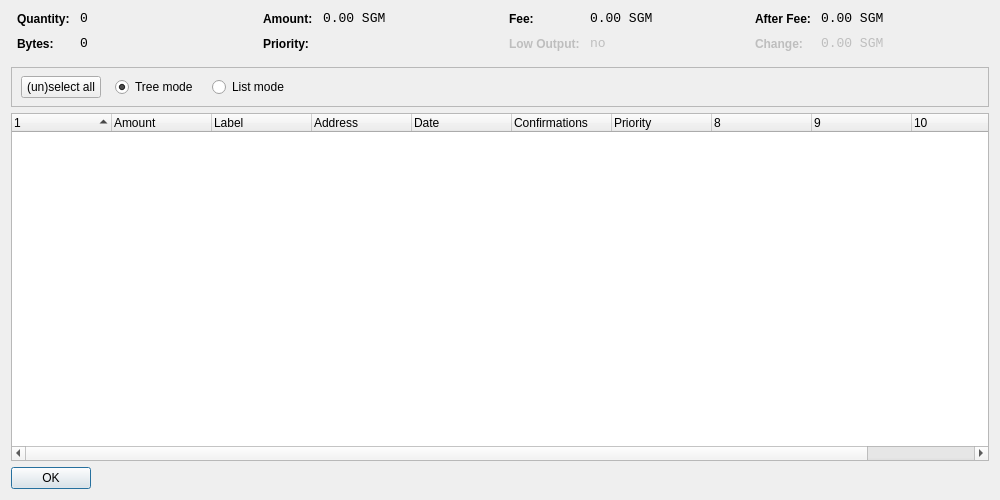
<?xml version="1.0" encoding="UTF-8"?>
<ui version="4.0">
 <class>CoinControlDialog</class>
 <widget class="QDialog" name="CoinControlDialog">
  <property name="geometry">
   <rect>
    <x>0</x>
    <y>0</y>
    <width>1000</width>
    <height>500</height>
   </rect>
  </property>
  <property name="windowTitle">
   <string>Coin Control</string>
  </property>
  <layout class="QVBoxLayout" name="verticalLayout">
   <item>
    <layout class="QHBoxLayout" name="horizontalLayoutTop" stretch="0,0,0,0">
     <property name="topMargin">
      <number>0</number>
     </property>
     <property name="bottomMargin">
      <number>10</number>
     </property>
     <item>
      <layout class="QFormLayout" name="formLayoutCoinControl1">
       <property name="horizontalSpacing">
        <number>10</number>
       </property>
       <property name="verticalSpacing">
        <number>10</number>
       </property>
       <property name="leftMargin">
        <number>6</number>
       </property>
       <property name="rightMargin">
        <number>6</number>
       </property>
       <item row="0" column="0">
        <widget class="QLabel" name="labelCoinControlQuantityText">
         <property name="styleSheet">
          <string notr="true">font-weight:bold;</string>
         </property>
         <property name="text">
          <string>Quantity:</string>
         </property>
        </widget>
       </item>
       <item row="0" column="1">
        <widget class="QLabel" name="labelCoinControlQuantity">
         <property name="font">
          <font>
           <family>Monospace</family>
           <pointsize>10</pointsize>
          </font>
         </property>
         <property name="cursor">
          <cursorShape>IBeamCursor</cursorShape>
         </property>
         <property name="contextMenuPolicy">
          <enum>Qt::ActionsContextMenu</enum>
         </property>
         <property name="text">
          <string notr="true">0</string>
         </property>
         <property name="textInteractionFlags">
          <set>Qt::LinksAccessibleByMouse|Qt::TextSelectableByKeyboard|Qt::TextSelectableByMouse</set>
         </property>
        </widget>
       </item>
       <item row="1" column="0">
        <widget class="QLabel" name="labelCoinControlBytesText">
         <property name="styleSheet">
          <string notr="true">font-weight:bold;</string>
         </property>
         <property name="text">
          <string>Bytes:</string>
         </property>
        </widget>
       </item>
       <item row="1" column="1">
        <widget class="QLabel" name="labelCoinControlBytes">
         <property name="font">
          <font>
           <family>Monospace</family>
           <pointsize>10</pointsize>
          </font>
         </property>
         <property name="cursor">
          <cursorShape>IBeamCursor</cursorShape>
         </property>
         <property name="contextMenuPolicy">
          <enum>Qt::ActionsContextMenu</enum>
         </property>
         <property name="text">
          <string notr="true">0</string>
         </property>
         <property name="textInteractionFlags">
          <set>Qt::LinksAccessibleByMouse|Qt::TextSelectableByKeyboard|Qt::TextSelectableByMouse</set>
         </property>
        </widget>
       </item>
      </layout>
     </item>
     <item>
      <layout class="QFormLayout" name="formLayoutCoinControl2">
       <property name="horizontalSpacing">
        <number>10</number>
       </property>
       <property name="verticalSpacing">
        <number>10</number>
       </property>
       <property name="leftMargin">
        <number>6</number>
       </property>
       <property name="rightMargin">
        <number>6</number>
       </property>
       <item row="0" column="0">
        <widget class="QLabel" name="labelCoinControlAmountText">
         <property name="styleSheet">
          <string notr="true">font-weight:bold;</string>
         </property>
         <property name="text">
          <string>Amount:</string>
         </property>
        </widget>
       </item>
       <item row="0" column="1">
        <widget class="QLabel" name="labelCoinControlAmount">
         <property name="font">
          <font>
           <family>Monospace</family>
           <pointsize>10</pointsize>
          </font>
         </property>
         <property name="cursor">
          <cursorShape>IBeamCursor</cursorShape>
         </property>
         <property name="contextMenuPolicy">
          <enum>Qt::ActionsContextMenu</enum>
         </property>
         <property name="text">
          <string notr="true">0.00 SGM</string>
         </property>
         <property name="textInteractionFlags">
          <set>Qt::LinksAccessibleByMouse|Qt::TextSelectableByKeyboard|Qt::TextSelectableByMouse</set>
         </property>
        </widget>
       </item>
       <item row="1" column="0">
        <widget class="QLabel" name="labelCoinControlPriorityText">
         <property name="styleSheet">
          <string notr="true">font-weight:bold;</string>
         </property>
         <property name="text">
          <string>Priority:</string>
         </property>
        </widget>
       </item>
       <item row="1" column="1">
        <widget class="QLabel" name="labelCoinControlPriority">
         <property name="font">
          <font>
           <family>Monospace</family>
           <pointsize>10</pointsize>
          </font>
         </property>
         <property name="cursor">
          <cursorShape>IBeamCursor</cursorShape>
         </property>
         <property name="contextMenuPolicy">
          <enum>Qt::ActionsContextMenu</enum>
         </property>
         <property name="text">
          <string/>
         </property>
         <property name="textInteractionFlags">
          <set>Qt::LinksAccessibleByMouse|Qt::TextSelectableByKeyboard|Qt::TextSelectableByMouse</set>
         </property>
        </widget>
       </item>
      </layout>
     </item>
     <item>
      <layout class="QFormLayout" name="formLayoutCoinControl3">
       <property name="horizontalSpacing">
        <number>10</number>
       </property>
       <property name="verticalSpacing">
        <number>10</number>
       </property>
       <property name="leftMargin">
        <number>6</number>
       </property>
       <property name="rightMargin">
        <number>6</number>
       </property>
       <item row="0" column="0">
        <widget class="QLabel" name="labelCoinControlFeeText">
         <property name="styleSheet">
          <string notr="true">font-weight:bold;</string>
         </property>
         <property name="text">
          <string>Fee:</string>
         </property>
        </widget>
       </item>
       <item row="0" column="1">
        <widget class="QLabel" name="labelCoinControlFee">
         <property name="font">
          <font>
           <family>Monospace</family>
           <pointsize>10</pointsize>
          </font>
         </property>
         <property name="cursor">
          <cursorShape>IBeamCursor</cursorShape>
         </property>
         <property name="contextMenuPolicy">
          <enum>Qt::ActionsContextMenu</enum>
         </property>
         <property name="text">
          <string notr="true">0.00 SGM</string>
         </property>
         <property name="textInteractionFlags">
          <set>Qt::LinksAccessibleByMouse|Qt::TextSelectableByKeyboard|Qt::TextSelectableByMouse</set>
         </property>
        </widget>
       </item>
       <item row="1" column="0">
        <widget class="QLabel" name="labelCoinControlLowOutputText">
         <property name="enabled">
          <bool>false</bool>
         </property>
         <property name="styleSheet">
          <string notr="true">font-weight:bold;</string>
         </property>
         <property name="text">
          <string>Low Output:</string>
         </property>
        </widget>
       </item>
       <item row="1" column="1">
        <widget class="QLabel" name="labelCoinControlLowOutput">
         <property name="enabled">
          <bool>false</bool>
         </property>
         <property name="font">
          <font>
           <family>Monospace</family>
           <pointsize>10</pointsize>
          </font>
         </property>
         <property name="cursor">
          <cursorShape>IBeamCursor</cursorShape>
         </property>
         <property name="contextMenuPolicy">
          <enum>Qt::ActionsContextMenu</enum>
         </property>
         <property name="text">
          <string notr="true">no</string>
         </property>
         <property name="textInteractionFlags">
          <set>Qt::LinksAccessibleByMouse|Qt::TextSelectableByKeyboard|Qt::TextSelectableByMouse</set>
         </property>
        </widget>
       </item>
      </layout>
     </item>
     <item>
      <layout class="QFormLayout" name="formLayoutCoinControl4">
       <property name="horizontalSpacing">
        <number>10</number>
       </property>
       <property name="verticalSpacing">
        <number>10</number>
       </property>
       <property name="leftMargin">
        <number>6</number>
       </property>
       <property name="rightMargin">
        <number>6</number>
       </property>
       <item row="0" column="0">
        <widget class="QLabel" name="labelCoinControlAfterFeeText">
         <property name="styleSheet">
          <string notr="true">font-weight:bold;</string>
         </property>
         <property name="text">
          <string>After Fee:</string>
         </property>
        </widget>
       </item>
       <item row="0" column="1">
        <widget class="QLabel" name="labelCoinControlAfterFee">
         <property name="font">
          <font>
           <family>Monospace</family>
           <pointsize>10</pointsize>
          </font>
         </property>
         <property name="cursor">
          <cursorShape>IBeamCursor</cursorShape>
         </property>
         <property name="contextMenuPolicy">
          <enum>Qt::ActionsContextMenu</enum>
         </property>
         <property name="text">
          <string notr="true">0.00 SGM</string>
         </property>
         <property name="textInteractionFlags">
          <set>Qt::LinksAccessibleByMouse|Qt::TextSelectableByKeyboard|Qt::TextSelectableByMouse</set>
         </property>
        </widget>
       </item>
       <item row="1" column="0">
        <widget class="QLabel" name="labelCoinControlChangeText">
         <property name="enabled">
          <bool>false</bool>
         </property>
         <property name="styleSheet">
          <string notr="true">font-weight:bold;</string>
         </property>
         <property name="text">
          <string>Change:</string>
         </property>
        </widget>
       </item>
       <item row="1" column="1">
        <widget class="QLabel" name="labelCoinControlChange">
         <property name="enabled">
          <bool>false</bool>
         </property>
         <property name="font">
          <font>
           <family>Monospace</family>
           <pointsize>10</pointsize>
          </font>
         </property>
         <property name="cursor">
          <cursorShape>IBeamCursor</cursorShape>
         </property>
         <property name="contextMenuPolicy">
          <enum>Qt::ActionsContextMenu</enum>
         </property>
         <property name="text">
          <string notr="true">0.00 SGM</string>
         </property>
         <property name="textInteractionFlags">
          <set>Qt::LinksAccessibleByMouse|Qt::TextSelectableByKeyboard|Qt::TextSelectableByMouse</set>
         </property>
        </widget>
       </item>
      </layout>
     </item>
    </layout>
   </item>
   <item>
    <widget class="QFrame" name="frame">
     <property name="minimumSize">
      <size>
       <width>0</width>
       <height>40</height>
      </size>
     </property>
     <property name="frameShape">
      <enum>QFrame::StyledPanel</enum>
     </property>
     <property name="frameShadow">
      <enum>QFrame::Sunken</enum>
     </property>
     <widget class="QWidget" name="horizontalLayoutWidget">
      <property name="geometry">
       <rect>
        <x>10</x>
        <y>0</y>
        <width>781</width>
        <height>41</height>
       </rect>
      </property>
      <layout class="QHBoxLayout" name="horizontalLayoutPanel" stretch="0,0,0,0,0">
       <property name="spacing">
        <number>14</number>
       </property>
       <item>
        <widget class="QPushButton" name="pushButtonSelectAll">
         <property name="sizePolicy">
          <sizepolicy hsizetype="Maximum" vsizetype="Fixed">
           <horstretch>0</horstretch>
           <verstretch>0</verstretch>
          </sizepolicy>
         </property>
         <property name="text">
          <string>(un)select all</string>
         </property>
        </widget>
       </item>
       <item>
        <widget class="QRadioButton" name="radioTreeMode">
         <property name="sizePolicy">
          <sizepolicy hsizetype="Maximum" vsizetype="Fixed">
           <horstretch>0</horstretch>
           <verstretch>0</verstretch>
          </sizepolicy>
         </property>
         <property name="text">
          <string>Tree mode</string>
         </property>
         <property name="checked">
          <bool>true</bool>
         </property>
        </widget>
       </item>
       <item>
        <widget class="QRadioButton" name="radioListMode">
         <property name="sizePolicy">
          <sizepolicy hsizetype="Maximum" vsizetype="Fixed">
           <horstretch>0</horstretch>
           <verstretch>0</verstretch>
          </sizepolicy>
         </property>
         <property name="text">
          <string>List mode</string>
         </property>
        </widget>
       </item>
       <item>
        <spacer name="horizontalSpacer">
         <property name="orientation">
          <enum>Qt::Horizontal</enum>
         </property>
         <property name="sizeHint" stdset="0">
          <size>
           <width>40</width>
           <height>20</height>
          </size>
         </property>
        </spacer>
       </item>
      </layout>
     </widget>
    </widget>
   </item>
   <item>
    <widget class="CoinControlTreeWidget" name="treeWidget">
     <property name="contextMenuPolicy">
      <enum>Qt::CustomContextMenu</enum>
     </property>
     <property name="sortingEnabled">
      <bool>false</bool>
     </property>
     <property name="columnCount">
      <number>11</number>
     </property>
     <attribute name="headerShowSortIndicator" stdset="0">
      <bool>true</bool>
     </attribute>
     <attribute name="headerStretchLastSection">
      <bool>false</bool>
     </attribute>
     <column>
      <property name="text">
       <string/>
      </property>
     </column>
     <column>
      <property name="text">
       <string>Amount</string>
      </property>
     </column>
     <column>
      <property name="text">
       <string>Label</string>
      </property>
     </column>
     <column>
      <property name="text">
       <string>Address</string>
      </property>
     </column>
     <column>
      <property name="text">
       <string>Date</string>
      </property>
     </column>
     <column>
      <property name="text">
       <string>Confirmations</string>
      </property>
      <property name="toolTip">
       <string>Confirmed</string>
      </property>
     </column>
     <column>
      <property name="text">
       <string>Priority</string>
      </property>
     </column>
     <column>
      <property name="text">
       <string/>
      </property>
     </column>
     <column>
      <property name="text">
       <string/>
      </property>
     </column>
     <column>
      <property name="text">
       <string/>
      </property>
     </column>
     <column>
      <property name="text">
       <string/>
      </property>
     </column>
    </widget>
   </item>
   <item>
    <widget class="QDialogButtonBox" name="buttonBox">
     <property name="sizePolicy">
      <sizepolicy hsizetype="Maximum" vsizetype="Fixed">
       <horstretch>0</horstretch>
       <verstretch>0</verstretch>
      </sizepolicy>
     </property>
     <property name="orientation">
      <enum>Qt::Horizontal</enum>
     </property>
     <property name="standardButtons">
      <set>QDialogButtonBox::Ok</set>
     </property>
    </widget>
   </item>
  </layout>
 </widget>
 <customwidgets>
  <customwidget>
   <class>CoinControlTreeWidget</class>
   <extends>QTreeWidget</extends>
   <header>coincontroltreewidget.h</header>
  </customwidget>
 </customwidgets>
 <resources/>
 <connections/>
</ui>
